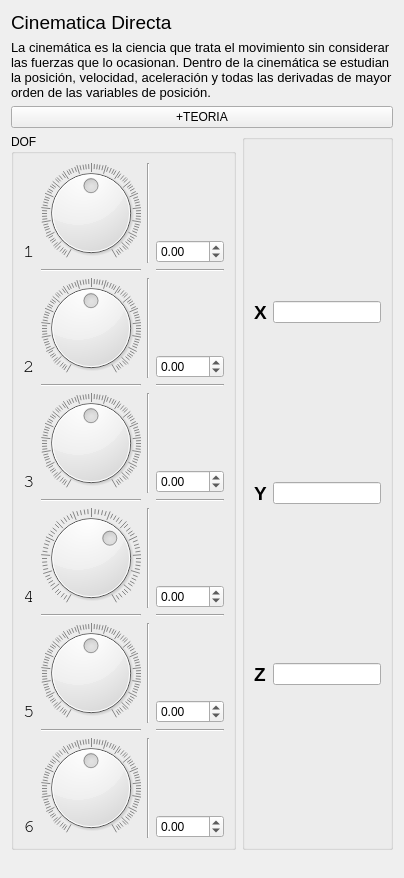
            <widget class="QWidget" name="tab_2">
             <attribute name="title">
              <string>CINEMATICA DIRECTA</string>
             </attribute>
             <layout class="QGridLayout" name="gridLayout_13">
              <item row="1" column="0">
               <layout class="QGridLayout" name="gridLayout_12">
                <item row="1" column="1">
                 <widget class="QGroupBox" name="gridGroupBox2">
                  <layout class="QGridLayout" name="gridLayout_2">
                   <item row="1" column="0">
                    <widget class="QLabel" name="label_10">
                     <property name="font">
                      <font>
                       <pointsize>14</pointsize>
                       <weight>75</weight>
                       <bold>true</bold>
                      </font>
                     </property>
                     <property name="text">
                      <string>Y</string>
                     </property>
                    </widget>
                   </item>
                   <item row="2" column="0">
                    <widget class="QLabel" name="label_11">
                     <property name="font">
                      <font>
                       <pointsize>14</pointsize>
                       <weight>75</weight>
                       <bold>true</bold>
                      </font>
                     </property>
                     <property name="text">
                      <string>Z</string>
                     </property>
                    </widget>
                   </item>
                   <item row="0" column="0">
                    <widget class="QLabel" name="label_5">
                     <property name="font">
                      <font>
                       <pointsize>14</pointsize>
                       <weight>75</weight>
                       <bold>true</bold>
                      </font>
                     </property>
                     <property name="text">
                      <string>X</string>
                     </property>
                    </widget>
                   </item>
                   <item row="1" column="1">
                    <widget class="QLineEdit" name="lineEdit_2"/>
                   </item>
                   <item row="0" column="1">
                    <widget class="QLineEdit" name="lineEdit"/>
                   </item>
                   <item row="2" column="1">
                    <widget class="QLineEdit" name="lineEdit_3"/>
                   </item>
                  </layout>
                 </widget>
                </item>
                <item row="1" column="0">
                 <widget class="QGroupBox" name="gridGroupBox">
                  <property name="title">
                   <string>DOF</string>
                  </property>
                  <layout class="QGridLayout" name="gridLayout_5">
                   <item row="10" column="2" rowspan="2" colspan="2">
                    <widget class="Line" name="line_6">
                     <property name="orientation">
                      <enum>Qt::Vertical</enum>
                     </property>
                    </widget>
                   </item>
                   <item row="11" column="3">
                    <widget class="QDoubleSpinBox" name="spinBox4DOF">
                     <property name="minimum">
                      <double>-180.000000000000000</double>
                     </property>
                     <property name="maximum">
                      <double>180.000000000000000</double>
                     </property>
                    </widget>
                   </item>
                   <item row="10" column="1" rowspan="2">
                    <widget class="QDial" name="dial4DOF">
                     <property name="minimum">
                      <number>-180</number>
                     </property>
                     <property name="notchesVisible">
                      <bool>true</bool>
                     </property>
                    </widget>
                   </item>
                   <item row="8" column="3">
                    <widget class="QDoubleSpinBox" name="spinBox3DOF">
                     <property name="minimum">
                      <double>-180.000000000000000</double>
                     </property>
                     <property name="maximum">
                      <double>180.000000000000000</double>
                     </property>
                    </widget>
                   </item>
                   <item row="7" column="2" rowspan="2" colspan="2">
                    <widget class="Line" name="line_5">
                     <property name="maximumSize">
                      <size>
                       <width>16777215</width>
                       <height>16777215</height>
                      </size>
                     </property>
                     <property name="orientation">
                      <enum>Qt::Vertical</enum>
                     </property>
                    </widget>
                   </item>
                   <item row="4" column="2" rowspan="2">
                    <widget class="Line" name="line_9">
                     <property name="orientation">
                      <enum>Qt::Vertical</enum>
                     </property>
                    </widget>
                   </item>
                   <item row="5" column="0">
                    <widget class="QLabel" name="label_13">
                     <property name="maximumSize">
                      <size>
                       <width>16</width>
                       <height>16</height>
                      </size>
                     </property>
                     <property name="font">
                      <font>
                       <family>FreeMono</family>
                       <pointsize>14</pointsize>
                      </font>
                     </property>
                     <property name="text">
                      <string>2</string>
                     </property>
                    </widget>
                   </item>
                   <item row="8" column="0">
                    <widget class="QLabel" name="label_14">
                     <property name="maximumSize">
                      <size>
                       <width>16</width>
                       <height>16</height>
                      </size>
                     </property>
                     <property name="font">
                      <font>
                       <family>FreeMono</family>
                       <pointsize>14</pointsize>
                      </font>
                     </property>
                     <property name="text">
                      <string>3</string>
                     </property>
                    </widget>
                   </item>
                   <item row="13" column="2" rowspan="2" colspan="2">
                    <widget class="Line" name="line_7">
                     <property name="orientation">
                      <enum>Qt::Vertical</enum>
                     </property>
                    </widget>
                   </item>
                   <item row="4" column="1" rowspan="2">
                    <widget class="QDial" name="dial2DOF">
                     <property name="minimum">
                      <number>-180</number>
                     </property>
                     <property name="maximum">
                      <number>180</number>
                     </property>
                     <property name="notchesVisible">
                      <bool>true</bool>
                     </property>
                    </widget>
                   </item>
                   <item row="14" column="0">
                    <widget class="QLabel" name="label_21">
                     <property name="maximumSize">
                      <size>
                       <width>16</width>
                       <height>16</height>
                      </size>
                     </property>
                     <property name="font">
                      <font>
                       <family>FreeMono</family>
                       <pointsize>14</pointsize>
                      </font>
                     </property>
                     <property name="text">
                      <string>5</string>
                     </property>
                    </widget>
                   </item>
                   <item row="17" column="2" rowspan="2">
                    <widget class="Line" name="line_8">
                     <property name="orientation">
                      <enum>Qt::Vertical</enum>
                     </property>
                    </widget>
                   </item>
                   <item row="14" column="3">
                    <widget class="QDoubleSpinBox" name="spinBox5DOF">
                     <property name="minimum">
                      <double>-180.000000000000000</double>
                     </property>
                     <property name="maximum">
                      <double>180.000000000000000</double>
                     </property>
                    </widget>
                   </item>
                   <item row="9" column="3">
                    <widget class="Line" name="line_15">
                     <property name="orientation">
                      <enum>Qt::Horizontal</enum>
                     </property>
                    </widget>
                   </item>
                   <item row="17" column="1" rowspan="2">
                    <widget class="QDial" name="dial6DOF">
                     <property name="minimum">
                      <number>-180</number>
                     </property>
                     <property name="maximum">
                      <number>180</number>
                     </property>
                     <property name="notchTarget">
                      <double>3.699999999999999</double>
                     </property>
                     <property name="notchesVisible">
                      <bool>true</bool>
                     </property>
                    </widget>
                   </item>
                   <item row="5" column="3">
                    <widget class="QDoubleSpinBox" name="spinBox2DOF">
                     <property name="minimum">
                      <double>-180.000000000000000</double>
                     </property>
                     <property name="maximum">
                      <double>180.000000000000000</double>
                     </property>
                    </widget>
                   </item>
                   <item row="0" column="2" rowspan="2" colspan="2">
                    <widget class="Line" name="line_10">
                     <property name="orientation">
                      <enum>Qt::Vertical</enum>
                     </property>
                    </widget>
                   </item>
                   <item row="3" column="3">
                    <widget class="Line" name="line_4">
                     <property name="orientation">
                      <enum>Qt::Horizontal</enum>
                     </property>
                    </widget>
                   </item>
                   <item row="1" column="0">
                    <widget class="QLabel" name="label_12">
                     <property name="maximumSize">
                      <size>
                       <width>16</width>
                       <height>16</height>
                      </size>
                     </property>
                     <property name="font">
                      <font>
                       <family>FreeMono</family>
                       <pointsize>14</pointsize>
                      </font>
                     </property>
                     <property name="text">
                      <string>1</string>
                     </property>
                    </widget>
                   </item>
                   <item row="16" column="3">
                    <widget class="Line" name="line_19">
                     <property name="orientation">
                      <enum>Qt::Horizontal</enum>
                     </property>
                    </widget>
                   </item>
                   <item row="1" column="3">
                    <widget class="QDoubleSpinBox" name="spinBox1DOF">
                     <property name="minimum">
                      <double>-180.000000000000000</double>
                     </property>
                     <property name="maximum">
                      <double>180.000000000000000</double>
                     </property>
                    </widget>
                   </item>
                   <item row="13" column="1" rowspan="2">
                    <widget class="QDial" name="dial5DOF">
                     <property name="minimum">
                      <number>-180</number>
                     </property>
                     <property name="maximum">
                      <number>180</number>
                     </property>
                     <property name="notchesVisible">
                      <bool>true</bool>
                     </property>
                    </widget>
                   </item>
                   <item row="11" column="0">
                    <widget class="QLabel" name="label_20">
                     <property name="maximumSize">
                      <size>
                       <width>16</width>
                       <height>16</height>
                      </size>
                     </property>
                     <property name="font">
                      <font>
                       <family>FreeMono</family>
                       <pointsize>14</pointsize>
                      </font>
                     </property>
                     <property name="text">
                      <string>4</string>
                     </property>
                    </widget>
                   </item>
                   <item row="16" column="1">
                    <widget class="Line" name="line_18">
                     <property name="orientation">
                      <enum>Qt::Horizontal</enum>
                     </property>
                    </widget>
                   </item>
                   <item row="7" column="1" rowspan="2">
                    <widget class="QDial" name="dial3DOF">
                     <property name="minimum">
                      <number>-180</number>
                     </property>
                     <property name="maximum">
                      <number>180</number>
                     </property>
                     <property name="notchesVisible">
                      <bool>true</bool>
                     </property>
                    </widget>
                   </item>
                   <item row="12" column="3">
                    <widget class="Line" name="line_17">
                     <property name="orientation">
                      <enum>Qt::Horizontal</enum>
                     </property>
                    </widget>
                   </item>
                   <item row="3" column="1">
                    <widget class="Line" name="line_11">
                     <property name="orientation">
                      <enum>Qt::Horizontal</enum>
                     </property>
                    </widget>
                   </item>
                   <item row="9" column="1">
                    <widget class="Line" name="line_14">
                     <property name="orientation">
                      <enum>Qt::Horizontal</enum>
                     </property>
                    </widget>
                   </item>
                   <item row="6" column="1">
                    <widget class="Line" name="line_12">
                     <property name="orientation">
                      <enum>Qt::Horizontal</enum>
                     </property>
                    </widget>
                   </item>
                   <item row="18" column="0">
                    <widget class="QLabel" name="label_22">
                     <property name="maximumSize">
                      <size>
                       <width>16</width>
                       <height>16</height>
                      </size>
                     </property>
                     <property name="font">
                      <font>
                       <family>FreeMono</family>
                       <pointsize>14</pointsize>
                      </font>
                     </property>
                     <property name="text">
                      <string>6</string>
                     </property>
                    </widget>
                   </item>
                   <item row="12" column="1">
                    <widget class="Line" name="line_16">
                     <property name="orientation">
                      <enum>Qt::Horizontal</enum>
                     </property>
                    </widget>
                   </item>
                   <item row="6" column="3">
                    <widget class="Line" name="line_13">
                     <property name="orientation">
                      <enum>Qt::Horizontal</enum>
                     </property>
                    </widget>
                   </item>
                   <item row="0" column="1" rowspan="2">
                    <widget class="QDial" name="dial1DOF">
                     <property name="minimum">
                      <number>-180</number>
                     </property>
                     <property name="maximum">
                      <number>180</number>
                     </property>
                     <property name="tracking">
                      <bool>true</bool>
                     </property>
                     <property name="wrapping">
                      <bool>false</bool>
                     </property>
                     <property name="notchesVisible">
                      <bool>true</bool>
                     </property>
                    </widget>
                   </item>
                   <item row="18" column="3">
                    <widget class="QDoubleSpinBox" name="spinBox6DOF">
                     <property name="minimum">
                      <double>-180.000000000000000</double>
                     </property>
                     <property name="maximum">
                      <double>180.000000000000000</double>
                     </property>
                    </widget>
                   </item>
                  </layout>
                 </widget>
                </item>
               </layout>
              </item>
              <item row="0" column="0">
               <layout class="QGridLayout" name="gridLayout_11">
                <item row="1" column="0">
                 <widget class="QLabel" name="label_6">
                  <property name="font">
                   <font>
                    <pointsize>10</pointsize>
                    <weight>50</weight>
                    <bold>false</bold>
                   </font>
                  </property>
                  <property name="text">
                   <string>La cinemática es la ciencia que trata el movimiento sin considerar las fuerzas que lo ocasionan. Dentro de la cinemática se estudian la posición, velocidad, aceleración y todas las derivadas de mayor orden de las variables de posición. </string>
                  </property>
                  <property name="textFormat">
                   <enum>Qt::RichText</enum>
                  </property>
                  <property name="wordWrap">
                   <bool>true</bool>
                  </property>
                 </widget>
                </item>
                <item row="0" column="0">
                 <widget class="QLabel" name="label_7">
                  <property name="font">
                   <font>
                    <pointsize>14</pointsize>
                    <weight>50</weight>
                    <bold>false</bold>
                   </font>
                  </property>
                  <property name="text">
                   <string>Cinematica Directa</string>
                  </property>
                 </widget>
                </item>
                <item row="2" column="0">
                 <widget class="QPushButton" name="pushButton_3">
                  <property name="text">
                   <string>+TEORIA</string>
                  </property>
                 </widget>
                </item>
               </layout>
              </item>
              <item row="2" column="0">
               <spacer name="horizontalSpacer">
                <property name="orientation">
                 <enum>Qt::Horizontal</enum>
                </property>
                <property name="sizeHint" stdset="0">
                 <size>
                  <width>344</width>
                  <height>17</height>
                 </size>
                </property>
               </spacer>
              </item>
             </layout>
            </widget>
